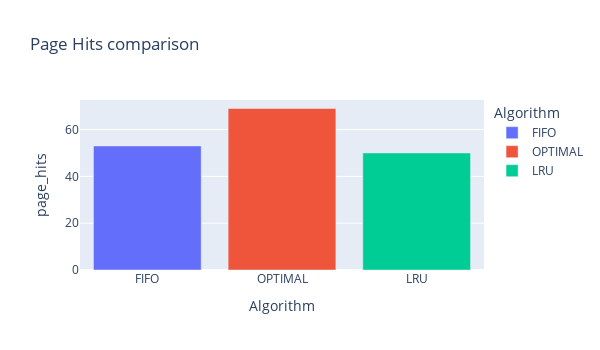

The code cell stored with this chart in its notebook:
### Code cell
import plotly.express as px

fig = px.bar(df, x='Algorithm', y='page_hits', color='Algorithm',width=600, height=350, title='Page Hits comparison')
fig.show()

### Figure 1 — Plotly figure (JSON) as saved in the notebook; plotly's stock layout.template omitted (floating-point values rounded to 4 significant figures)
{"data": [{"alignmentgroup": "True", "hovertemplate": "Algorithm=%{x}<br>page_hits=%{y}<extra></extra>", "legendgroup": "FIFO", "marker": {"color": "#636efa", "pattern": {"shape": ""}}, "name": "FIFO", "offsetgroup": "FIFO", "orientation": "v", "showlegend": true, "textposition": "auto", "x": ["FIFO"], "xaxis": "x", "y": [53], "yaxis": "y", "type": "bar"}, {"alignmentgroup": "True", "hovertemplate": "Algorithm=%{x}<br>page_hits=%{y}<extra></extra>", "legendgroup": "OPTIMAL", "marker": {"color": "#EF553B", "pattern": {"shape": ""}}, "name": "OPTIMAL", "offsetgroup": "OPTIMAL", "orientation": "v", "showlegend": true, "textposition": "auto", "x": ["OPTIMAL"], "xaxis": "x", "y": [69], "yaxis": "y", "type": "bar"}, {"alignmentgroup": "True", "hovertemplate": "Algorithm=%{x}<br>page_hits=%{y}<extra></extra>", "legendgroup": "LRU", "marker": {"color": "#00cc96", "pattern": {"shape": ""}}, "name": "LRU", "offsetgroup": "LRU", "orientation": "v", "showlegend": true, "textposition": "auto", "x": ["LRU"], "xaxis": "x", "y": [50], "yaxis": "y", "type": "bar"}], "layout": {"xaxis": {"anchor": "y", "domain": [0.0, 1.0], "title": {"text": "Algorithm"}, "categoryorder": "array", "categoryarray": ["FIFO", "OPTIMAL", "LRU"]}, "yaxis": {"anchor": "x", "domain": [0.0, 1.0], "title": {"text": "page_hits"}}, "legend": {"title": {"text": "Algorithm"}, "tracegroupgap": 0}, "title": {"text": "Page Hits comparison"}, "barmode": "relative", "height": 350, "width": 600}}
